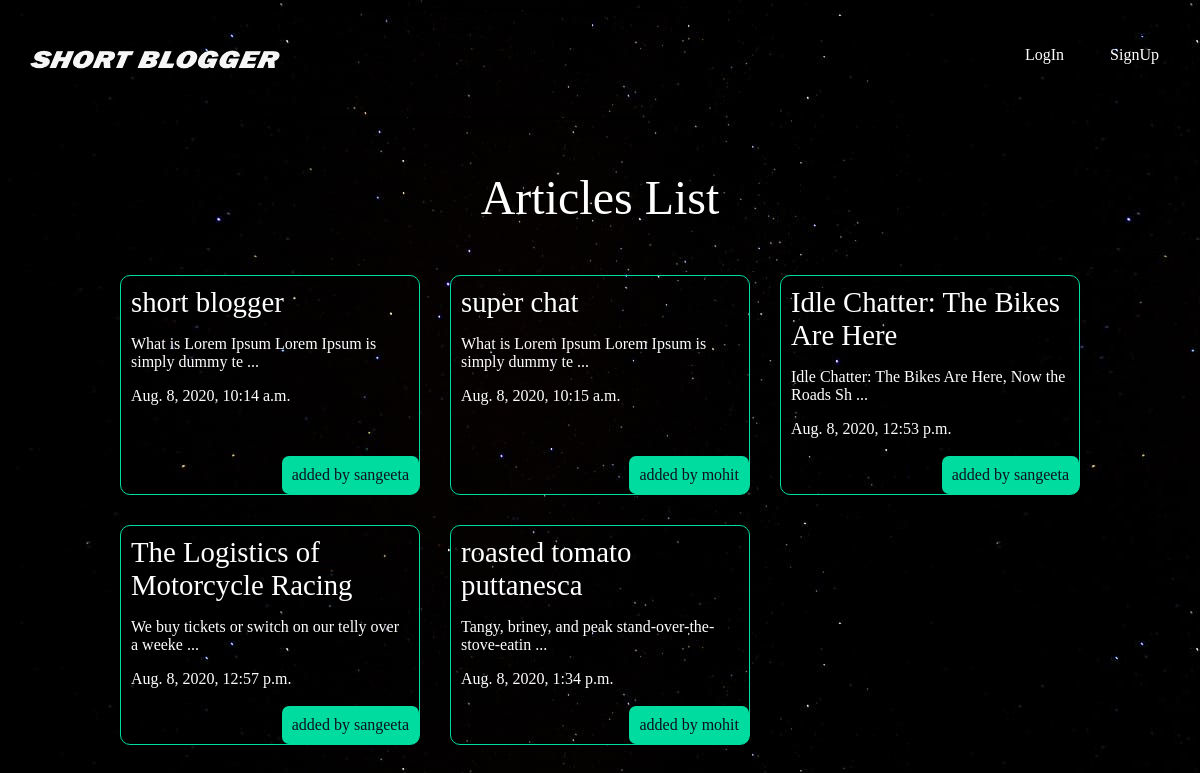
The app's page /articles/ with its own data.
### articles/models.py (models this page shows, shortened)
class Article(models.Model):
    title = models.CharField(max_length = 100)
    slug = models.SlugField()
    body = models.TextField()
    date = models.DateTimeField(auto_now_add= True)
    thumb = models.ImageField(default ='default.png',blank = True)
    author = models.ForeignKey(User,on_delete=models.CASCADE,default = None)
    def snippet(self):
        return self.body[:50] + '   ...'

### articles/views.py (the view)
# urls.py: path('',article_views.article_list,name="home"),
def article_list(request):
    articles = Article.objects.all().order_by(Trunc('date', 'date', output_field=DateTimeField()).asc())
    return render(request,'articles/article_list.html',{'articles': articles})

### articles/templates/articles/article_list.html
{% extends 'base_layout.html' %}
{%block content %}
    {% if user.is_authenticated %}
        <h1 class ="name-designer">Wel Come {{user.username}}</h1>
            <h1>Articles List</h1>
                <div class ="articles">
                    {% for article in articles %}
                        <div class="article">
                            <h2><a href={% url 'articles:detail' slug=article.slug %}>{{article.title}}</a></h2>
                            <p>{{article.snippet}}</p>
                            <p>{{article.date}}</p>
                            <p class="author" >added by {{article.author.username}}</p>
                        </div>
                    {%endfor%}
                </div>
        {% else %}
        <h1>Articles List</h1>
        <div class ="articles">
            {% for article in articles %}
                <div class="article">
                    <h2><a href={% url 'articles:detail' slug=article.slug %}>{{article.title}}</a></h2>
                    <p>{{article.snippet}}</p>
                    <p>{{article.date}}</p>
                    <p class="author" >added by {{article.author.username}}</p>
                </div>
            {%endfor%}
        </div>
    {% endif %}
{%endblock%}

### templates/base_layout.html (shortened to what this page needs)
{% load static from staticfiles %}
<!DOCTYPE html>
<html lang="en">
<head>
    <link rel="stylesheet" href="{% static 'styles.css'%}">
</head>
<body>
    <header class="wrapper">
        <h1><a href="{% url 'home' %}"><img class = "logo" width=250px height=60px src="{% static 'logo.png'%}"/></a></h1>
        <nav>
            <ul>
                {% if user.is_authenticated %}
                    <li>
                        <form class="logout-link" action="{% url 'accounts:logout' %}" method="post">
                            {% csrf_token %}
                            <button  type="submit">Logout</button>
                        </form>
                    </li>
                    <li><a href="{% url 'articles:create' %}" class ="highlight">New Article</a></li>
                {% else %}
                    <li>
                       <a href="{% url 'accounts:login'%}">LogIn</a>
                    </li>
                    <li>
                        <a href="{% url 'accounts:signup'%}">SignUp</a>
                     </li>
                {% endif %}
            </ul>
        </nav>
    </header>
    <div class="wrapper">
        {% block content %}
        {%endblock%}
    </div>
</body>
</html>

### assets/styles.css (style rules this page uses)
body { background-color: #0f121f; background-image:url(stars.jpg); color: #fff; }
body * { font-family: Ubuntu; }
h1,h2,h3,h4,h5 { font-weight: normal; margin: 0; }
a,a:hover,a:visited { color:#fff; text-decoration: none; }
header.wrapper { border: 2px solid black; }
div.wrapper { max-width:960px; margin:0 auto; }
div.wrapper h1 { text-align:center; margin:50px auto; font-size: 3em; }
header { display:grid; grid-template-columns:1fr 1fr; padding:20px 20px; }
nav { justify-self:end; }
nav li { display:inline-block; margin-left:20px; }
nav li a { border:1px solid black; border-radius: 12px; padding:10px; }
.articles { display:grid; grid-template-columns: 1fr 1fr 1fr; grid-gap:30px; }
.article { padding:10px; border:1px solid #00dba0; border-radius: 10px; position:relative; padding-bottom:40px; }
.articles .article h2 a { font-size:1.2em; }
.article .author { padding:10px; background: #00dba0 ; border-radius: 7px; position: absolute; right:0; bottom: 0; margin: 0; color: #0f121f; }

### records on screen
Article: title "short blogger", snippet "What is Lorem Ipsum Lorem Ipsum is simply dummy te ...", date "Aug. 8, 2020, 10:14 a.m.", author.username "sangeeta"
Article: title "super chat", snippet "What is Lorem Ipsum Lorem Ipsum is simply dummy te ...", date "Aug. 8, 2020, 10:15 a.m.", author.username "mohit"
Article: title "Idle Chatter: The Bikes Are Here", snippet "Idle Chatter: The Bikes Are Here, Now the Roads Sh ...", date "Aug. 8, 2020, 12:53 p.m.", author.username "sangeeta"
Article: title "The Logistics of Motorcycle Racing", snippet "We buy tickets or switch on our telly over a weeke ...", date "Aug. 8, 2020, 12:57 p.m.", author.username "sangeeta"
Article: title "roasted tomato puttanesca", snippet "Tangy, briney, and peak stand-over-the-stove-eatin ...", date "Aug. 8, 2020, 1:34 p.m.", author.username "mohit"
